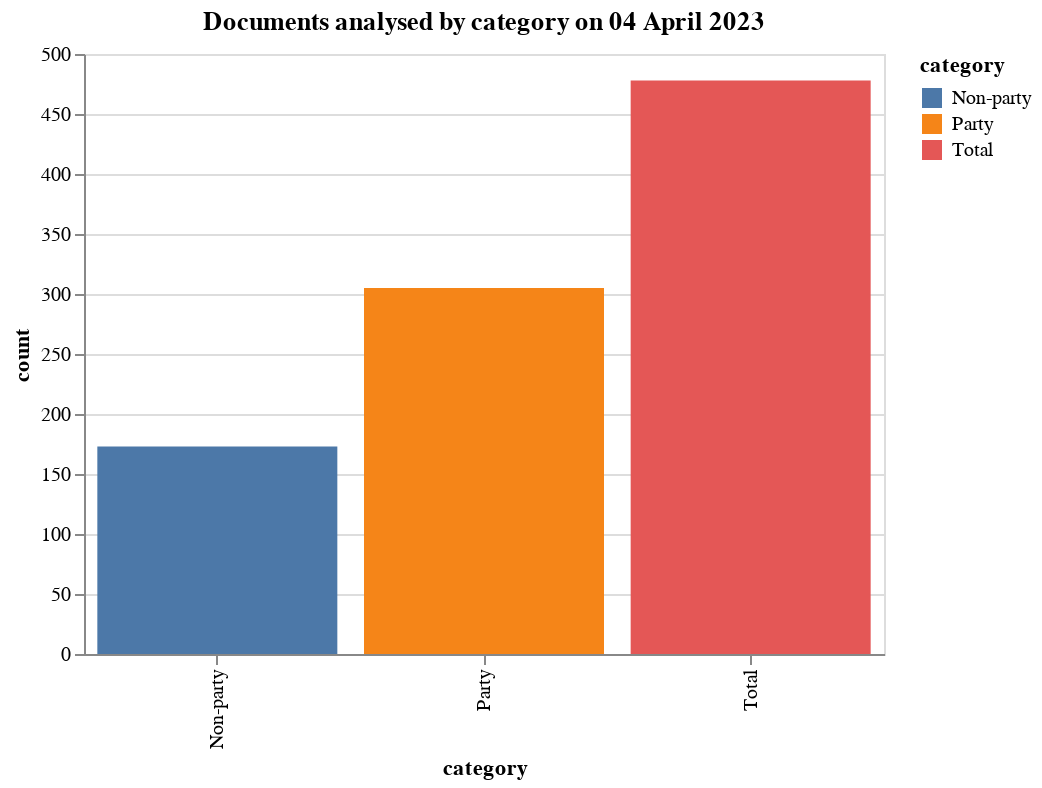

The cell this chart's notebook holds for it:
### Code cell
def create_docs_table(df_concepts):

    # First, create a new column that categorizes each row as 'Party' or 'Non-party'
    df_concepts['category'] = np.where(df_concepts['party'].notna(), 'Party', 'Non-party')

    # Use groupby to count the unique document_id's for each category and for the total dataset
    docs_analysed = df_concepts.groupby('category')['document_id'].nunique()
    docs_analysed.loc['Total'] = df_concepts['document_id'].nunique()

    # Convert the resulting Series into a DataFrame with a single row and a custom index
    docs_analysed_table = pd.DataFrame(docs_analysed.values.reshape(1, -1),
                                       columns=docs_analysed.index,
                                       index=["Documents"])

    return docs_analysed_table
docs_analysed_table = create_docs_table(df_concepts_melted)

display(Markdown(f"# Documents analysed by category on {datetime.today().strftime('%d %B %Y')}\n"))

docs_analysed_table = docs_analysed_table.reset_index().melt(id_vars=["index"], var_name="category", value_name="count")
chart = alt.Chart(docs_analysed_table).mark_bar().encode(
x='category:N',
y='count:Q',
color='category:N'
).properties(title=f"Documents analysed by category on {datetime.today().strftime('%d %B %Y')}", width=400, height=300)
display(docs_analysed_table)
chart

### Figure 1 — Vega-Lite specification as saved in the notebook (floating-point values rounded to 4 significant figures)
{"config": {"view": {"continuousWidth": 400, "continuousHeight": 300}}, "data": {"name": "data-2fe95da64f89c3582c1b1941a4c95a88"}, "mark": "bar", "encoding": {"color": {"field": "category", "type": "nominal"}, "x": {"field": "category", "type": "nominal"}, "y": {"field": "count", "type": "quantitative"}}, "height": 300, "title": "Documents analysed by category on 04 April 2023", "width": 400, "$schema": "https://vega.github.io/schema/vega-lite/v4.17.0.json", "datasets": {"data-2fe95da64f89c3582c1b1941a4c95a88": [{"index": "Documents", "category": "Non-party", "count": 173}, {"index": "Documents", "category": "Party", "count": 305}, {"index": "Documents", "category": "Total", "count": 478}]}}
